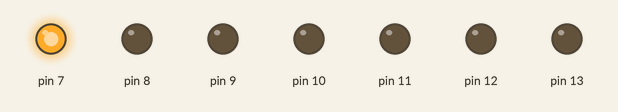
Bench run of a sketch on a simulated Arduino Uno, built with avr-gcc and run on an emulated ATmega328P. Shown: output pins drawn as LEDs (lit = HIGH). At 0.3 s the program stops and its outputs stay as they are.

Above: at 0.1 s.
Timing chart, 0 to 1.6 s (numbered marks = the images above):
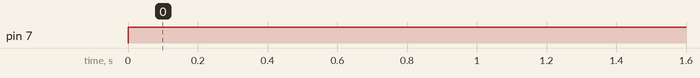

The sketch:

Tugas2.ino
```cpp
#include <avr/io.h>
#include <util/delay.h>

/*
  PD7 ke button
  PB0 sampai PB5 ke LED
*/

int main(void) {
  DDRB = 0b00111111;
  DDRD = 0x80;
  PORTD = 0x80;
  int button = 0;
  int previous = 1;  // Set selain angka-angka yang dapat dihasilkan oleh variable "current"

  loop:
    int current = PIND & 0x80;  // Return 0 (0x00) atau 128 (0x80)

    if (previous && !current) {
      button++;
    }

    if (button == 0 || button > 8) {
      button = 0;
      PORTB = 0x00;
    } else if (button == 1) {
      PORTB = 0b00011011;
    } else if (button == 2) {
      PORTB = 0b00110110;
    } else if (button == 3) {
      PORTB = 0b00100001;
    } else if (button == 4) {
      PORTB = 0b00001100;
    } else if (button == 5) {
      PORTB = 0b00011100;
    } else if (button == 6) {
      PORTB = 0b00001110;
    } else if (button == 7) {
      PORTB = 0b00111001;
    } else if (button == 8) {
      PORTB = 0b00100111;
    }

    _delay_ms(100);
    previous = current;
  goto loop;
}
```

Measured:
- by itself, pin 7: LOW → HIGH at 0.00 s
